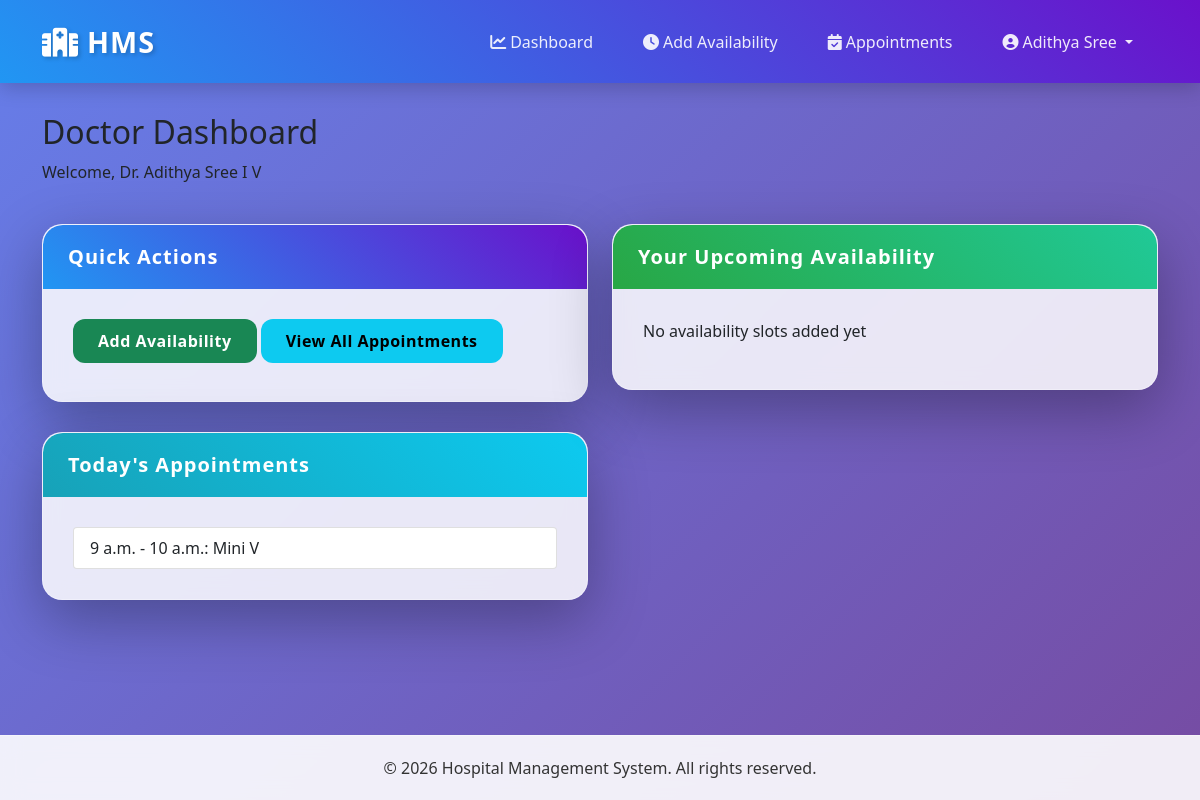
The page /doctors/dashboard/ (signed in) on the database its author committed.
### doctors/models.py (models this page shows, shortened)
class Doctor(models.Model):
    SPECIALIZATIONS = [
        ('CARDIOLOGY', 'Cardiology'),
        ('DERMATOLOGY', 'Dermatology'),
        ('NEUROLOGY', 'Neurology'),
        ('PEDIATRICS', 'Pediatrics'),
        ('ORTHOPEDICS', 'Orthopedics'),
        ('GYNECOLOGY', 'Gynecology'),
        ('OPHTHALMOLOGY', 'Ophthalmology'),
        ('ENT', 'ENT Specialist'),
        ('PSYCHIATRY', 'Psychiatry'),
        ('RADIOLOGY', 'Radiology'),
        ('ANESTHESIOLOGY', 'Anesthesiology'),
        ('EMERGENCY', 'Emergency Medicine'),
        ('FAMILY', 'Family Medicine'),
        ('INTERNAL', 'Internal Medicine'),
        ('ONCOLOGY', 'Oncology'),
        ('UROLOGY', 'Urology'),
    ]
    user = models.OneToOneField(User, on_delete=models.CASCADE)
    specialization = models.CharField(max_length=50, choices=SPECIALIZATIONS, default='FAMILY')
    license_number = models.CharField(max_length=50)
    phone = models.CharField(max_length=15)
    created_at = models.DateTimeField(auto_now_add=True)

class Availability(models.Model):
    doctor = models.ForeignKey(Doctor, on_delete=models.CASCADE, related_name='availabilities')
    date = models.DateField()
    start_time = models.TimeField()
    end_time = models.TimeField()
    is_booked = models.BooleanField(default=False)
    created_at = models.DateTimeField(auto_now_add=True)
    class Meta:
        verbose_name_plural = "Availabilities"

### bookings/models.py (models this page shows, shortened)
class Booking(models.Model):
    patient = models.ForeignKey(Patient, on_delete=models.CASCADE, related_name='bookings')
    doctor = models.ForeignKey(Doctor, on_delete=models.CASCADE, related_name='bookings')
    availability = models.OneToOneField(Availability, on_delete=models.CASCADE, related_name='booking')
    booked_at = models.DateTimeField(auto_now_add=True)
    status = models.CharField(max_length=20, choices=[
        ('confirmed', 'Confirmed'),
        ('cancelled', 'Cancelled'),
        ('completed', 'Completed')
    ], default='confirmed')
    google_event_id = models.CharField(max_length=200, blank=True, null=True)

### patients/models.py (models this page shows, shortened)
class Patient(models.Model):
    user = models.OneToOneField(User, on_delete=models.CASCADE)
    phone = models.CharField(max_length=15)
    date_of_birth = models.DateField(null=True, blank=True)
    address = models.TextField(blank=True)
    created_at = models.DateTimeField(auto_now_add=True)

### doctors/views.py (the view)
# urls.py: path('dashboard/', views.doctor_dashboard, name='doctor_dashboard'),
@login_required
def doctor_dashboard(request):
    try:
        doctor = request.user.doctor
    except:
        messages.error(request, 'Access denied. Doctors only.')
        return redirect('home')
    today = timezone.now().date()
    upcoming_availability = Availability.objects.filter(
        doctor=doctor,
        date__gte=today,
        is_booked=False
    ).order_by('date', 'start_time')
    today_appointments = Booking.objects.filter(
        doctor=doctor,
        availability__date=today
    ).select_related('patient', 'availability')
    context = {
        'doctor': doctor,
        'upcoming_availability': upcoming_availability,
        'today_appointments': today_appointments
    }
    return render(request, 'doctor_dashboard.html', context)

### templates/doctor_dashboard.html
{% extends 'base.html' %}
{% block content %}
<div class="row">
    <div class="col-md-12">
        <h2>Doctor Dashboard</h2>
        <p>Welcome, Dr. {{ doctor.user.get_full_name }}</p>
    </div>
</div>
<div class="row mt-4">
    <div class="col-md-6">
        <div class="card">
            <div class="card-header bg-primary text-white">
                <h5>Quick Actions</h5>
            </div>
            <div class="card-body">
                <a href="{% url 'add_availability' %}" class="btn btn-success mb-2">Add Availability</a>
                <a href="{% url 'doctor_appointments' %}" class="btn btn-info mb-2">View All Appointments</a>
            </div>
        </div>
        <div class="card mt-3">
            <div class="card-header bg-info text-white">
                <h5>Today's Appointments</h5>
            </div>
            <div class="card-body">
                {% if today_appointments %}
                    <ul class="list-group">
                        {% for booking in today_appointments %}
                            <li class="list-group-item">
                                {{ booking.availability.start_time }} - {{ booking.availability.end_time }}:
                                {{ booking.patient.user.get_full_name }}
                            </li>
                        {% endfor %}
                    </ul>
                {% else %}
                    <p>No appointments today</p>
                {% endif %}
            </div>
        </div>
    </div>
    <div class="col-md-6">
        <div class="card">
            <div class="card-header bg-success text-white">
                <h5>Your Upcoming Availability</h5>
            </div>
            <div class="card-body">
                {% if upcoming_availability %}
                    <ul class="list-group">
                        {% for slot in upcoming_availability %}
                            <li class="list-group-item d-flex justify-content-between align-items-center">
                                {{ slot.date }}: {{ slot.start_time }} - {{ slot.end_time }}
                                <a href="{% url 'delete_availability' slot.id %}"
                                   class="btn btn-danger btn-sm"
                                   onclick="return confirm('Delete this slot?')">Delete</a>
                            </li>
                        {% endfor %}
                    </ul>
                {% else %}
                    <p>No availability slots added yet</p>
                {% endif %}
            </div>
        </div>
    </div>
</div>
{% endblock %}

### templates/base.html (shortened to what this page needs)
<!DOCTYPE html>
<html lang="en">
<head>
    <link href="https://cdn.jsdelivr.net/npm/bootstrap@5.1.3/dist/css/bootstrap.min.css" rel="stylesheet">
    <link rel="stylesheet" href="https://cdnjs.cloudflare.com/ajax/libs/font-awesome/6.0.0/css/all.min.css">
    {% load static %}
    <link rel="stylesheet" href="{% static 'css/custom.css' %}">
</head>
<body>
    <nav class="navbar navbar-expand-lg navbar-dark">
        <div class="container">
            <a class="navbar-brand" href="{% url 'home' %}">
                <i class="fas fa-hospital-alt me-2"></i>HMS
            </a>
            <div class="collapse navbar-collapse" id="navbarNav">
                <ul class="navbar-nav ms-auto">
                    {% if user.is_authenticated %}
                        {% if user.doctor %}
                            <li class="nav-item">
                                <a class="nav-link" href="{% url 'doctor_dashboard' %}">
                                    <i class="fas fa-chart-line me-1"></i>Dashboard
                                </a>
                            </li>
                            <li class="nav-item">
                                <a class="nav-link" href="{% url 'add_availability' %}">
                                    <i class="fas fa-clock me-1"></i>Add Availability
                                </a>
                            </li>
                            <li class="nav-item">
                                <a class="nav-link" href="{% url 'doctor_appointments' %}">
                                    <i class="fas fa-calendar-check me-1"></i>Appointments
                                </a>
                            </li>
                        {% endif %}
                        <li class="nav-item dropdown">
                            <a class="nav-link dropdown-toggle" href="#" id="userDropdown" role="button" data-bs-toggle="dropdown">
                                <i class="fas fa-user-circle me-1"></i>{{ user.first_name }}
                            </a>
                        </li>
                    {% endif %}
                </ul>
            </div>
        </div>
    </nav>
    <div class="container main-content">
        {% block content %}
        {% endblock %}
    </div>
    <footer class="footer">
        <div class="container text-center">
            <p class="mb-0">&copy; 2026 Hospital Management System. All rights reserved.</p>
        </div>
    </footer>
</body>
</html>

### static/css/custom.css (style rules this page uses)
* { margin: 0; padding: 0; box-sizing: border-box; }
html, body { height: 100%; margin: 0; }
body { background: linear-gradient(135deg, #667eea 0%, #764ba2 100%); min-height: 100vh; font-family: 'Segoe UI', Tahoma, Geneva, Verdana, sans-serif; position: relative; display: flex; flex-direction: column; }
body::before { content: ''; position: fixed; top: 0; left: 0; right: 0; bottom: 0; background: url('https://images.unsplash.com/photo-1519494026892-80bbd2d6fd0d?ixlib=rb-1.2.1&auto=format&fit=crop&w=1950&q=80') no-repeat center center fixed; background-size: cover; opacity: 0.2; z-index: -1; }
.main-content { flex: 1 0 auto; padding-bottom: 30px; }
.card { border: none; border-radius: 20px; box-shadow: 0 20px 60px rgba(0,0,0,0.3); backdrop-filter: blur(10px); background-color: rgba(255, 255, 255, 0.85); transition: transform 0.3s, box-shadow 0.3s; margin-bottom: 30px; overflow: hidden; border: 1px solid rgba(255, 255, 255, 0.3); }
.card-header { border-radius: 20px 20px 0 0 !important; padding: 20px 25px; background: linear-gradient(45deg, #2196F3, #6a11cb); border: none; color: white; }
.card-header.bg-primary { background: linear-gradient(45deg, #2196F3, #6a11cb) !important; }
.card-header.bg-success { background: linear-gradient(45deg, #28a745, #20c997) !important; }
.card-header.bg-info { background: linear-gradient(45deg, #17a2b8, #0dcaf0) !important; }
.card-header h2, .card-header h3, .card-header h4, .card-header h5 { margin: 0; font-weight: 600; letter-spacing: 1px; }
.card-body { padding: 30px; background: transparent; }
.navbar { background: linear-gradient(45deg, #2196F3, #6a11cb) !important; box-shadow: 0 4px 20px rgba(0,0,0,0.2); padding: 15px 0; margin-bottom: 30px; }
.navbar-brand { font-weight: 700; font-size: 1.8rem; letter-spacing: 1px; color: white !important; text-shadow: 2px 2px 4px rgba(0,0,0,0.2); }
.navbar-nav .nav-link { color: rgba(255,255,255,0.9) !important; font-weight: 500; padding: 10px 20px !important; margin: 0 5px; border-radius: 10px; transition: all 0.3s; }
.navbar-nav .nav-link i { margin-right: 8px; }
.footer { background: rgba(255, 255, 255, 0.9); backdrop-filter: blur(10px); padding: 20px 0; margin-top: auto; border-top: 1px solid rgba(255,255,255,0.3); flex-shrink: 0; width: 100%; }
.footer p { margin: 0; color: #333; font-weight: 500; }
.btn { border-radius: 12px; padding: 10px 25px; font-weight: 600; letter-spacing: 0.5px; transition: all 0.3s; border: none; }

### rows shown on the page
Doctor: user.get_full_name "Adithya Sree I V"
Booking: availability.start_time "9 a.m.", availability.end_time "10 a.m.", patient.user.get_full_name "Mini V"

### other values the page prints
{{ user.first_name }} "Adithya Sree"
